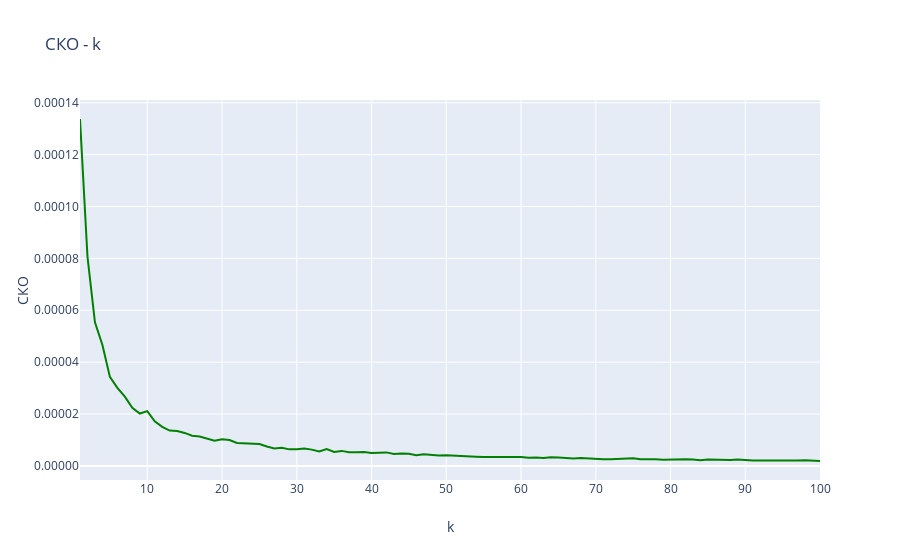

Here is the notebook cell this chart was saved with:
### Code cell
my_layout = go.Layout(
    yaxis = go.layout.YAxis(
        tickformat = ".5f"
    )
)
fig = go.Figure(layout = my_layout)
fig.add_trace(go.Scatter(x=np.arange(1, len(vert)+1), y=vert, name='Оценка параметра равномерного распределения',
                         line=dict(color='green', width=2)))
fig.update_layout(title='СКО - k',
                   xaxis_title='k',
                   yaxis_title='СКО')
fig.show()

### Figure 1 — Plotly figure (JSON) as saved in the notebook; plotly's stock layout.template omitted (floating-point values rounded to 4 significant figures)
{"data": [{"line": {"color": "green", "width": 2}, "name": "Оценка параметра равномерного распределения", "type": "scatter", "x": [1, 2, 3, 4, 5, 6, 7, 8, 9, 10, 11, 12, 13, 14, 15, 16, 17, 18, 19, 20, 21, 22, 23, 24, 25, 26, 27, 28, 29, 30, 31, 32, 33, 34, 35, 36, 37, 38, 39, 40, 41, 42, 43, 44, 45, 46, 47, 48, 49, 50, 51, 52, 53, 54, 55, 56, 57, 58, 59, 60, 61, 62, 63, 64, 65, 66, 67, 68, 69, 70, 71, 72, 73, 74, 75, 76, 77, 78, 79, 80, 81, 82, 83, 84, 85, 86, 87, 88, 89, 90, 91, 92, 93, 94, 95, 96, 97, 98, 99, 100], "y": [0.0001337, 8.07e-05, 5.539e-05, 4.66e-05, 3.433e-05, 3.012e-05, 2.673e-05, 2.238e-05, 2.02e-05, 2.113e-05, 1.722e-05, 1.507e-05, 1.362e-05, 1.35e-05, 1.273e-05, 1.162e-05, 1.13e-05, 1.06e-05, 9.675e-06, 1.029e-05, 1.001e-05, 8.829e-06, 8.7e-06, 8.447e-06, 8.427e-06, 7.502e-06, 6.724e-06, 6.999e-06, 6.383e-06, 6.447e-06, 6.677e-06, 6.284e-06, 5.571e-06, 6.467e-06, 5.354e-06, 5.797e-06, 5.293e-06, 5.285e-06, 5.352e-06, 5.032e-06, 5.08e-06, 5.225e-06, 4.597e-06, 4.78e-06, 4.668e-06, 4.132e-06, 4.48e-06, 4.28e-06, 4.011e-06, 4.156e-06, 3.945e-06, 3.895e-06, 3.805e-06, 3.582e-06, 3.49e-06, 3.483e-06, 3.502e-06, 3.463e-06, 3.296e-06, 3.428e-06, 3.153e-06, 3.271e-06, 3.048e-06, 3.39e-06, 3.222e-06, 3.009e-06, 2.848e-06, 3.021e-06, 2.821e-06, 2.83e-06, 2.543e-06, 2.533e-06, 2.746e-06, 2.896e-06, 2.94e-06, 2.555e-06, 2.629e-06, 2.537e-06, 2.427e-06, 2.508e-06, 2.5e-06, 2.578e-06, 2.443e-06, 2.224e-06, 2.456e-06, 2.345e-06, 2.172e-06, 2.332e-06, 2.44e-06, 2.204e-06, 2.123e-06, 2.129e-06, 2.103e-06, 2.002e-06, 2.05e-06, 1.901e-06, 2.05e-06, 2.161e-06, 2.141e-06, 1.935e-06]}], "layout": {"title": {"text": "СКО - k"}, "xaxis": {"title": {"text": "k"}}, "yaxis": {"tickformat": ".5f", "title": {"text": "СКО"}}}}
